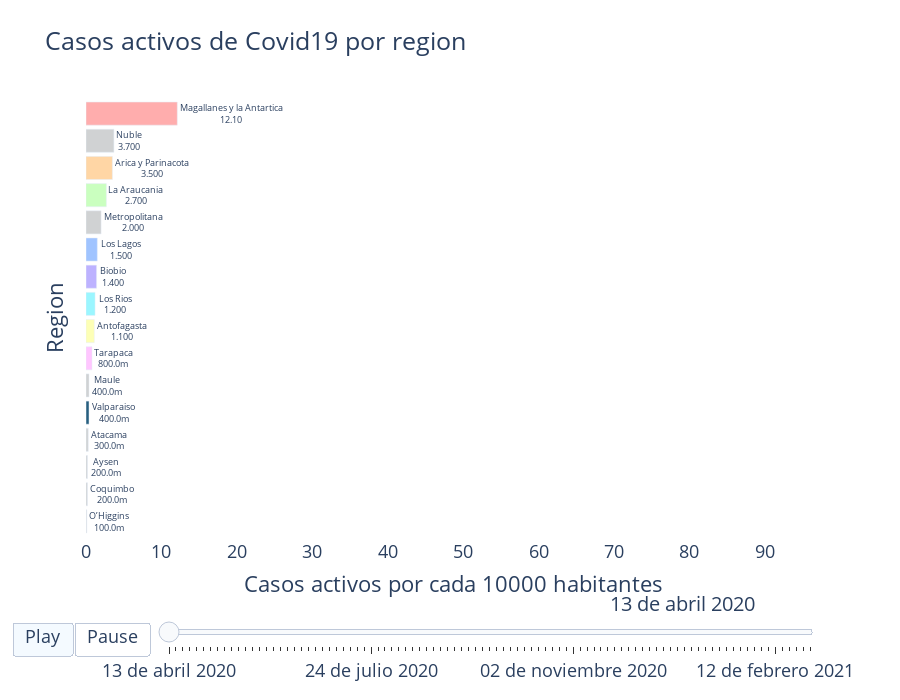

The cell this chart's notebook holds for it:
### Code cell
covid_race.plot(title = 'Casos activos de Covid19 por region',
                 item_label = 'Region',
                 value_label = 'Casos activos por cada 10000 habitantes',
                 frame_duration = 500,
                 time_label = '',
                 date_format = '%d de %B %Y',
                 ).update_layout(font=dict(size=18),
                                    height=700,
                                )

### Figure 1 — Plotly figure (JSON) as saved in the notebook; plotly's stock layout.template omitted (floating-point values rounded to 4 significant figures)
{"data": [{"cliponaxis": false, "hoverinfo": "all", "marker": {"color": ["rgb(208, 210, 211)", "rgb(208, 210, 211)", "rgb(208, 210, 211)", "rgb(208, 210, 211)", "rgba(40, 95, 127, 1)", "rgb(208, 210, 211)", "rgb(255, 198, 255)", "rgb(253, 255, 182)", "rgb(155, 246, 255)", "rgb(189, 178, 255)", "rgb(160, 196, 255)", "rgb(208, 210, 211)", "rgb(202, 255, 191)", "rgb(255, 214, 165)", "rgb(208, 210, 211)", "rgb(255, 173, 173)"]}, "orientation": "h", "textangle": 0, "textposition": "outside", "texttemplate": "%{y}<br>%{x:.4s}", "type": "bar", "x": [0.1, 0.2, 0.2, 0.3, 0.4, 0.4, 0.8, 1.1, 1.2, 1.4, 1.5, 2, 2.7, 3.5, 3.7, 12.1], "y": ["O’Higgins", "Coquimbo", "Aysen", "Atacama", "Valparaiso", "Maule", "Tarapaca", "Antofagasta", "Los Rios", "Biobio", "Los Lagos", "Metropolitana", "La Araucania", "Arica y Parinacota", "Nuble", "Magallanes y la Antartica"]}], "layout": {"bargap": 0.15, "font": {"size": 18}, "height": 700, "plot_bgcolor": "#FFFFFF", "sliders": [{"active": 0, "currentvalue": {"font": {"size": 20}, "prefix": "", "visible": true, "xanchor": "right"}, "len": 0.9, "pad": {"b": 10, "t": 50}, "steps": [{"args": [["13 de abril 2020"], {"frame": {"duration": 500, "redraw": false}, "mode": "immediate", "transition": {"duration": 500}}], "label": "13 de abril 2020", "method": "animate"}, {"args": [["15 de abril 2020"], {"frame": {"duration": 500, "redraw": false}, "mode": "immediate", "transition": {"duration": 500}}], "label": "15 de abril 2020", "method": "animate"}, {"args": [["17 de abril 2020"], {"frame": {"duration": 500, "redraw": false}, "mode": "immediate", "transition": {"duration": 500}}], "label": "17 de abril 2020", "method": "animate"}, {"args": [["20 de abril 2020"], {"frame": {"duration": 500, "redraw": false}, "mode": "immediate", "transition": {"duration": 500}}], "label": "20 de abril 2020", "method": "animate"}, {"args": [["24 de abril 2020"], {"frame": {"duration": 500, "redraw": false}, "mode": "immediate", "transition": {"duration": 500}}], "label": "24 de abril 2020", "method": "animate"}, {"args": [["27 de abril 2020"], {"frame": {"duration": 500, "redraw": false}, "mode": "immediate", "transition": {"duration": 500}}], "label": "27 de abril 2020", "method": "animate"}, {"args": [["01 de mayo 2020"], {"frame": {"duration": 500, "redraw": false}, "mode": "immediate", "transition": {"duration": 500}}], "label": "01 de mayo 2020", "method": "animate"}, {"args": [["04 de mayo 2020"], {"frame": {"duration": 500, "redraw": false}, "mode": "immediate", "transition": {"duration": 500}}], "label": "04 de mayo 2020", "method": "animate"}, {"args": [["08 de mayo 2020"], {"frame": {"duration": 500, "redraw": false}, "mode": "immediate", "transition": {"duration": 500}}], "label": "08 de mayo 2020", "method": "animate"}, {"args": [["11 de mayo 2020"], {"frame": {"duration": 500, "redraw": false}, "mode": "immediate", "transition": {"duration": 500}}], "label": "11 de mayo 2020", "method": "animate"}, {"args": [["15 de mayo 2020"], {"frame": {"duration": 500, "redraw": false}, "mode": "immediate", "transition": {"duration": 500}}], "label": "15 de mayo 2020", "method": "animate"}, {"args": [["18 de mayo 2020"], {"frame": {"duration": 500, "redraw": false}, "mode": "immediate", "transition": {"duration": 500}}], "label": "18 de mayo 2020", "method": "animate"}, {"args": [["22 de mayo 2020"], {"frame": {"duration": 500, "redraw": false}, "mode": "immediate", "transition": {"duration": 500}}], "label": "22 de mayo 2020", "method": "animate"}, {"args": [["25 de mayo 2020"], {"frame": {"duration": 500, "redraw": false}, "mode": "immediate", "transition": {"duration": 500}}], "label": "25 de mayo 2020", "method": "animate"}, {"args": [["29 de mayo 2020"], {"frame": {"duration": 500, "redraw": false}, "mode": "immediate", "transition": {"duration": 500}}], "label": "29 de mayo 2020", "method": "animate"}, {"args": [["01 de junio 2020"], {"frame": {"duration": 500, "redraw": false}, "mode": "immediate", "transition": {"duration": 500}}], "label": "01 de junio 2020", "method": "animate"}, {"args": [["05 de junio 2020"], {"frame": {"duration": 500, "redraw": false}, "mode": "immediate", "transition": {"duration": 500}}], "label": "05 de junio 2020", "method": "animate"}, {"args": [["08 de junio 2020"], {"frame": {"duration": 500, "redraw": false}, "mode": "immediate", "transition": {"duration": 500}}], "label": "08 de junio 2020", "method": "animate"}, {"args": [["12 de junio 2020"], {"frame": {"duration": 500, "redraw": false}, "mode": "immediate", "transition": {"duration": 500}}], "label": "12 de junio 2020", "method": "animate"}, {"args": [["15 de junio 2020"], {"frame": {"duration": 500, "redraw": false}, "mode": "immediate", "transition": {"duration": 500}}], "label": "15 de junio 2020", "method": "animate"}, {"args": [["19 de junio 2020"], {"frame": {"duration": 500, "redraw": false}, "mode": "immediate", "transition": {"duration": 500}}], "label": "19 de junio 2020", "method": "animate"}, {"args": [["23 de junio 2020"], {"frame": {"duration": 500, "redraw": false}, "mode": "immediate", "transition": {"duration": 500}}], "label": "23 de junio 2020", "method": "animate"}, {"args": [["28 de junio 2020"], {"frame": {"duration": 500, "redraw": false}, "mode": "immediate", "transition": {"duration": 500}}], "label": "28 de junio 2020", "method": "animate"}, {"args": [["01 de julio 2020"], {"frame": {"duration": 500, "redraw": false}, "mode": "immediate", "transition": {"duration": 500}}], "label": "01 de julio 2020", "method": "animate"}, {"args": [["05 de julio 2020"], {"frame": {"duration": 500, "redraw": false}, "mode": "immediate", "transition": {"duration": 500}}], "label": "05 de julio 2020", "method": "animate"}, {"args": [["10 de julio 2020"], {"frame": {"duration": 500, "redraw": false}, "mode": "immediate", "transition": {"duration": 500}}], "label": "10 de julio 2020", "method": "animate"}, {"args": [["13 de julio 2020"], {"frame": {"duration": 500, "redraw": false}, "mode": "immediate", "transition": {"duration": 500}}], "label": "13 de julio 2020", "method": "animate"}, {"args": [["17 de julio 2020"], {"frame": {"duration": 500, "redraw": false}, "mode": "immediate", "transition": {"duration": 500}}], "label": "17 de julio 2020", "method": "animate"}, {"args": [["20 de julio 2020"], {"frame": {"duration": 500, "redraw": false}, "mode": "immediate", "transition": {"duration": 500}}], "label": "20 de julio 2020", "method": "animate"}, {"args": [["24 de julio 2020"], {"frame": {"duration": 500, "redraw": false}, "mode": "immediate", "transition": {"duration": 500}}], "label": "24 de julio 2020", "method": "animate"}, {"args": [["27 de julio 2020"], {"frame": {"duration": 500, "redraw": false}, "mode": "immediate", "transition": {"duration": 500}}], "label": "27 de julio 2020", "method": "animate"}, {"args": [["31 de julio 2020"], {"frame": {"duration": 500, "redraw": false}, "mode": "immediate", "transition": {"duration": 500}}], "label": "31 de julio 2020", "method": "animate"}, {"args": [["03 de agosto 2020"], {"frame": {"duration": 500, "redraw": false}, "mode": "immediate", "transition": {"duration": 500}}], "label": "03 de agosto 2020", "method": "animate"}, {"args": [["07 de agosto 2020"], {"frame": {"duration": 500, "redraw": false}, "mode": "immediate", "transition": {"duration": 500}}], "label": "07 de agosto 2020", "method": "animate"}, {"args": [["10 de agosto 2020"], {"frame": {"duration": 500, "redraw": false}, "mode": "immediate", "transition": {"duration": 500}}], "label": "10 de agosto 2020", "method": "animate"}, {"args": [["14 de agosto 2020"], {"frame": {"duration": 500, "redraw": false}, "mode": "immediate", "transition": {"duration": 500}}], "label": "14 de agosto 2020", "method": "animate"}, {"args": [["17 de agosto 2020"], {"frame": {"duration": 500, "redraw": false}, "mode": "immediate", "transition": {"duration": 500}}], "label": "17 de agosto 2020", "method": "animate"}, {"args": [["21 de agosto 2020"], {"frame": {"duration": 500, "redraw": false}, "mode": "immediate", "transition": {"duration": 500}}], "label": "21 de agosto 2020", "method": "animate"}, {"args": [["24 de agosto 2020"], {"frame": {"duration": 500, "redraw": false}, "mode": "immediate", "transition": {"duration": 500}}], "label": "24 de agosto 2020", "method": "animate"}, {"args": [["28 de agosto 2020"], {"frame": {"duration": 500, "redraw": false}, "mode": "immediate", "transition": {"duration": 500}}], "label": "28 de agosto 2020", "method": "animate"}, {"args": [["31 de agosto 2020"], {"frame": {"duration": 500, "redraw": false}, "mode": "immediate", "transition": {"duration": 500}}], "label": "31 de agosto 2020", "method": "animate"}, {"args": [["04 de septiembre 2020"], {"frame": {"duration": 500, "redraw": false}, "mode": "immediate", "transition": {"duration": 500}}], "label": "04 de septiembre 2020", "method": "animate"}, {"args": [["07 de septiembre 2020"], {"frame": {"duration": 500, "redraw": false}, "mode": "immediate", "transition": {"duration": 500}}], "label": "07 de septiembre 2020", "method": "animate"}, {"args": [["11 de septiembre 2020"], {"frame": {"duration": 500, "redraw": false}, "mode": "immediate", "transition": {"duration": 500}}], "label": "11 de septiembre 2020", "method": "animate"}, {"args": [["14 de septiembre 2020"], {"frame": {"duration": 500, "redraw": false}, "mode": "immediate", "transition": {"duration": 500}}], "label": "14 de septiembre 2020", "method": "animate"}, {"args": [["18 de septiembre 2020"], {"frame": {"duration": 500, "redraw": false}, "mode": "immediate", "transition": {"duration": 500}}], "label": "18 de septiembre 2020", "method": "animate"}, {"args": [["21 de septiembre 2020"], {"frame": {"duration": 500, "redraw": false}, "mode": "immediate", "transition": {"duration": 500}}], "label": "21 de septiembre 2020", "method": "animate"}, {"args": [["25 de septiembre 2020"], {"frame": {"duration": 500, "redraw": false}, "mode": "immediate", "transition": {"duration": 500}}], "label": "25 de septiembre 2020", "method": "animate"}, {"args": [["28 de septiembre 2020"], {"frame": {"duration": 500, "redraw": false}, "mode": "immediate", "transition": {"duration": 500}}], "label": "28 de septiembre 2020", "method": "animate"}, {"args": [["02 de octubre 2020"], {"frame": {"duration": 500, "redraw": false}, "mode": "immediate", "transition": {"duration": 500}}], "label": "02 de octubre 2020", "method": "animate"}, {"args": [["05 de octubre 2020"], {"frame": {"duration": 500, "redraw": false}, "mode": "immediate", "transition": {"duration": 500}}], "label": "05 de octubre 2020", "method": "animate"}, {"args": [["09 de octubre 2020"], {"frame": {"duration": 500, "redraw": false}, "mode": "immediate", "transition": {"duration": 500}}], "label": "09 de octubre 2020", "method": "animate"}, {"args": [["12 de octubre 2020"], {"frame": {"duration": 500, "redraw": false}, "mode": "immediate", "transition": {"duration": 500}}], "label": "12 de octubre 2020", "method": "animate"}, {"args": [["16 de octubre 2020"], {"frame": {"duration": 500, "redraw": false}, "mode": "immediate", "transition": {"duration": 500}}], "label": "16 de octubre 2020", "method": "animate"}, {"args": [["19 de octubre 2020"], {"frame": {"duration": 500, "redraw": false}, "mode": "immediate", "transition": {"duration": 500}}], "label": "19 de octubre 2020", "method": "animate"}, {"args": [["24 de octubre 2020"], {"frame": {"duration": 500, "redraw": false}, "mode": "immediate", "transition": {"duration": 500}}], "label": "24 de octubre 2020", "method": "animate"}, {"args": [["26 de octubre 2020"], {"frame": {"duration": 500, "redraw": false}, "mode": "immediate", "transition": {"duration": 500}}], "label": "26 de octubre 2020", "method": "animate"}, {"args": [["30 de octubre 2020"], {"frame": {"duration": 500, "redraw": false}, "mode": "immediate", "transition": {"duration": 500}}], "label": "30 de octubre 2020", "method": "animate"}, {"args": [["02 de noviembre 2020"], {"frame": {"duration": 500, "redraw": false}, "mode": "immediate", "transition": {"duration": 500}}], "label": "02 de noviembre 2020", "method": "animate"}, {"args": [["06 de noviembre 2020"], {"frame": {"duration": 500, "redraw": false}, "mode": "immediate", "transition": {"duration": 500}}], "label": "06 de noviembre 2020", "method": "animate"}, {"args": [["09 de noviembre 2020"], {"frame": {"duration": 500, "redraw": false}, "mode": "immediate", "transition": {"duration": 500}}], "label": "09 de noviembre 2020", "method": "animate"}, {"args": [["13 de noviembre 2020"], {"frame": {"duration": 500, "redraw": false}, "mode": "immediate", "transition": {"duration": 500}}], "label": "13 de noviembre 2020", "method": "animate"}, {"args": [["16 de noviembre 2020"], {"frame": {"duration": 500, "redraw": false}, "mode": "immediate", "transition": {"duration": 500}}], "label": "16 de noviembre 2020", "method": "animate"}, {"args": [["20 de noviembre 2020"], {"frame": {"duration": 500, "redraw": false}, "mode": "immediate", "transition": {"duration": 500}}], "label": "20 de noviembre 2020", "method": "animate"}, {"args": [["23 de noviembre 2020"], {"frame": {"duration": 500, "redraw": false}, "mode": "immediate", "transition": {"duration": 500}}], "label": "23 de noviembre 2020", "method": "animate"}, {"args": [["27 de noviembre 2020"], {"frame": {"duration": 500, "redraw": false}, "mode": "immediate", "transition": {"duration": 500}}], "label": "27 de noviembre 2020", "method": "animate"}, {"args": [["30 de noviembre 2020"], {"frame": {"duration": 500, "redraw": false}, "mode": "immediate", "transition": {"duration": 500}}], "label": "30 de noviembre 2020", "method": "animate"}, {"args": [["04 de diciembre 2020"], {"frame": {"duration": 500, "redraw": false}, "mode": "immediate", "transition": {"duration": 500}}], "label": "04 de diciembre 2020", "method": "animate"}, {"args": [["07 de diciembre 2020"], {"frame": {"duration": 500, "redraw": false}, "mode": "immediate", "transition": {"duration": 500}}], "label": "07 de diciembre 2020", "method": "animate"}, {"args": [["11 de diciembre 2020"], {"frame": {"duration": 500, "redraw": false}, "mode": "immediate", "transition": {"duration": 500}}], "label": "11 de diciembre 2020", "method": "animate"}, {"args": [["14 de diciembre 2020"], {"frame": {"duration": 500, "redraw": false}, "mode": "immediate", "transition": {"duration": 500}}], "label": "14 de diciembre 2020", "method": "animate"}, {"args": [["18 de diciembre 2020"], {"frame": {"duration": 500, "redraw": false}, "mode": "immediate", "transition": {"duration": 500}}], "label": "18 de diciembre 2020", "method": "animate"}, {"args": [["21 de diciembre 2020"], {"frame": {"duration": 500, "redraw": false}, "mode": "immediate", "transition": {"duration": 500}}], "label": "21 de diciembre 2020", "method": "animate"}, {"args": [["25 de diciembre 2020"], {"frame": {"duration": 500, "redraw": false}, "mode": "immediate", "transition": {"duration": 500}}], "label": "25 de diciembre 2020", "method": "animate"}, {"args": [["28 de diciembre 2020"], {"frame": {"duration": 500, "redraw": false}, "mode": "immediate", "transition": {"duration": 500}}], "label": "28 de diciembre 2020", "method": "animate"}, {"args": [["01 de enero 2021"], {"frame": {"duration": 500, "redraw": false}, "mode": "immediate", "transition": {"duration": 500}}], "label": "01 de enero 2021", "method": "animate"}, {"args": [["04 de enero 2021"], {"frame": {"duration": 500, "redraw": false}, "mode": "immediate", "transition": {"duration": 500}}], "label": "04 de enero 2021", "method": "animate"}, {"args": [["08 de enero 2021"], {"frame": {"duration": 500, "redraw": false}, "mode": "immediate", "transition": {"duration": 500}}], "label": "08 de enero 2021", "method": "animate"}, {"args": [["11 de enero 2021"], {"frame": {"duration": 500, "redraw": false}, "mode": "immediate", "transition": {"duration": 500}}], "label": "11 de enero 2021", "method": "animate"}, {"args": [["15 de enero 2021"], {"frame": {"duration": 500, "redraw": false}, "mode": "immediate", "transition": {"duration": 500}}], "label": "15 de enero 2021", "method": "animate"}, {"args": [["18 de enero 2021"], {"frame": {"duration": 500, "redraw": false}, "mode": "immediate", "transition": {"duration": 500}}], "label": "18 de enero 2021", "method": "animate"}, {"args": [["22 de enero 2021"], {"frame": {"duration": 500, "redraw": false}, "mode": "immediate", "transition": {"duration": 500}}], "label": "22 de enero 2021", "method": "animate"}, {"args": [["25 de enero 2021"], {"frame": {"duration": 500, "redraw": false}, "mode": "immediate", "transition": {"duration": 500}}], "label": "25 de enero 2021", "method": "animate"}, {"args": [["29 de enero 2021"], {"frame": {"duration": 500, "redraw": false}, "mode": "immediate", "transition": {"duration": 500}}], "label": "29 de enero 2021", "method": "animate"}, {"args": [["01 de febrero 2021"], {"frame": {"duration": 500, "redraw": false}, "mode": "immediate", "transition": {"duration": 500}}], "label": "01 de febrero 2021", "method": "animate"}, {"args": [["05 de febrero 2021"], {"frame": {"duration": 500, "redraw": false}, "mode": "immediate", "transition": {"duration": 500}}], "label": "05 de febrero 2021", "method": "animate"}, {"args": [["08 de febrero 2021"], {"frame": {"duration": 500, "redraw": false}, "mode": "immediate", "transition": {"duration": 500}}], "label": "08 de febrero 2021", "method": "animate"}, {"args": [["12 de febrero 2021"], {"frame": {"duration": 500, "redraw": false}, "mode": "immediate", "transition": {"duration": 500}}], "label": "12 de febrero 2021", "method": "animate"}, {"args": [["15 de febrero 2021"], {"frame": {"duration": 500, "redraw": false}, "mode": "immediate", "transition": {"duration": 500}}], "label": "15 de febrero 2021", "method": "animate"}, {"args": [["19 de febrero 2021"], {"frame": {"duration": 500, "redraw": false}, "mode": "immediate", "transition": {"duration": 500}}], "label": "19 de febrero 2021", "method": "animate"}, {"args": [["22 de febrero 2021"], {"frame": {"duration": 500, "redraw": false}, "mode": "immediate", "transition": {"duration": 500}}], "label": "22 de febrero 2021", "method": "animate"}, {"args": [["26 de febrero 2021"], {"frame": {"duration": 500, "redraw": false}, "mode": "immediate", "transition": {"duration": 500}}], "label": "26 de febrero 2021", "method": "animate"}, {"args": [["01 de marzo 2021"], {"frame": {"duration": 500, "redraw": false}, "mode": "immediate", "transition": {"duration": 500}}], "label": "01 de marzo 2021", "method": "animate"}], "transition": {"duration": 300, "easing": "cubic-in-out"}, "x": 0.1, "xanchor": "left", "y": 0, "yanchor": "top"}], "title": {"text": "Casos activos de Covid19 por region"}, "updatemenus": [{"buttons": [{"args": [null, {"frame": {"duration": 500, "redraw": false}, "fromcurrent": true, "transition": {"duration": 500, "easing": "quadratic-in-out"}}], "label": "Play", "method": "animate"}, {"args": [[null], {"frame": {"duration": 0, "redraw": false}, "mode": "immediate", "transition": {"duration": 0}}], "label": "Pause", "method": "animate"}], "direction": "left", "pad": {"r": 10, "t": 87}, "showactive": true, "type": "buttons", "x": 0.1, "xanchor": "right", "y": 0, "yanchor": "top"}], "xaxis": {"range": [0, 97.3], "showline": true, "showticklabels": true, "title": {"text": "Casos activos por cada 10000 habitantes"}, "visible": true}, "yaxis": {"showline": false, "showticklabels": false, "title": {"text": "Region"}, "visible": true}}}
